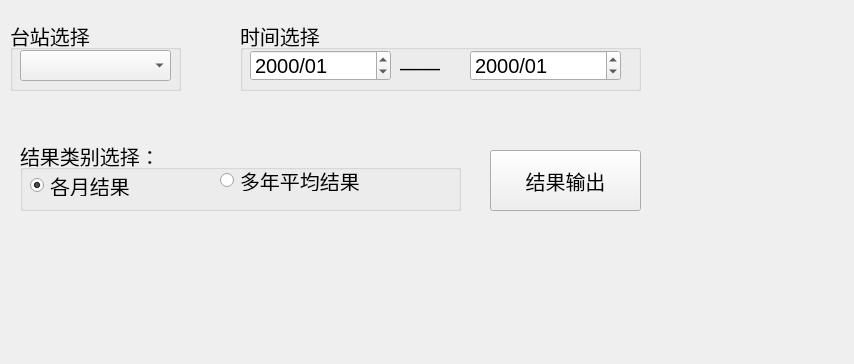
<?xml version="1.0" encoding="UTF-8"?>
<ui version="4.0">
 <class>Form</class>
 <widget class="QWidget" name="Form">
  <property name="windowModality">
   <enum>Qt::NonModal</enum>
  </property>
  <property name="enabled">
   <bool>true</bool>
  </property>
  <property name="geometry">
   <rect>
    <x>0</x>
    <y>0</y>
    <width>854</width>
    <height>364</height>
   </rect>
  </property>
  <property name="font">
   <font>
    <pointsize>15</pointsize>
   </font>
  </property>
  <property name="windowTitle">
   <string>风向频率玫瑰图 绘制</string>
  </property>
  <property name="windowIcon">
   <iconset>
    <normaloff>wdp.jpg</normaloff>wdp.jpg</iconset>
  </property>
  <widget class="QGroupBox" name="groupBox">
   <property name="geometry">
    <rect>
     <x>10</x>
     <y>20</y>
     <width>171</width>
     <height>71</height>
    </rect>
   </property>
   <property name="font">
    <font>
     <pointsize>15</pointsize>
    </font>
   </property>
   <property name="title">
    <string>台站选择</string>
   </property>
   <widget class="QComboBox" name="StSelect">
    <property name="geometry">
     <rect>
      <x>10</x>
      <y>30</y>
      <width>151</width>
      <height>31</height>
     </rect>
    </property>
    <property name="font">
     <font>
      <pointsize>15</pointsize>
     </font>
    </property>
   </widget>
  </widget>
  <widget class="QGroupBox" name="groupBox_2">
   <property name="geometry">
    <rect>
     <x>240</x>
     <y>20</y>
     <width>401</width>
     <height>71</height>
    </rect>
   </property>
   <property name="font">
    <font>
     <pointsize>15</pointsize>
    </font>
   </property>
   <property name="title">
    <string>时间选择</string>
   </property>
   <widget class="QDateEdit" name="StratDate">
    <property name="geometry">
     <rect>
      <x>10</x>
      <y>30</y>
      <width>141</width>
      <height>31</height>
     </rect>
    </property>
    <property name="maximumDateTime">
     <datetime>
      <hour>23</hour>
      <minute>59</minute>
      <second>59</second>
      <year>2099</year>
      <month>12</month>
      <day>31</day>
     </datetime>
    </property>
    <property name="minimumDateTime">
     <datetime>
      <hour>0</hour>
      <minute>0</minute>
      <second>0</second>
      <year>1950</year>
      <month>1</month>
      <day>1</day>
     </datetime>
    </property>
    <property name="displayFormat">
     <string>yyyy/MM</string>
    </property>
   </widget>
   <widget class="QDateEdit" name="EndDate">
    <property name="geometry">
     <rect>
      <x>230</x>
      <y>30</y>
      <width>151</width>
      <height>31</height>
     </rect>
    </property>
    <property name="maximumDateTime">
     <datetime>
      <hour>23</hour>
      <minute>59</minute>
      <second>59</second>
      <year>2099</year>
      <month>12</month>
      <day>31</day>
     </datetime>
    </property>
    <property name="minimumDateTime">
     <datetime>
      <hour>0</hour>
      <minute>0</minute>
      <second>0</second>
      <year>1950</year>
      <month>1</month>
      <day>1</day>
     </datetime>
    </property>
    <property name="displayFormat">
     <string>yyyy/MM</string>
    </property>
   </widget>
   <widget class="QLabel" name="label">
    <property name="geometry">
     <rect>
      <x>160</x>
      <y>40</y>
      <width>41</width>
      <height>16</height>
     </rect>
    </property>
    <property name="text">
     <string>——</string>
    </property>
   </widget>
  </widget>
  <widget class="QGroupBox" name="groupBox_3">
   <property name="geometry">
    <rect>
     <x>20</x>
     <y>140</y>
     <width>441</width>
     <height>71</height>
    </rect>
   </property>
   <property name="font">
    <font>
     <pointsize>15</pointsize>
    </font>
   </property>
   <property name="title">
    <string>结果类别选择：</string>
   </property>
   <widget class="QRadioButton" name="EveryResult">
    <property name="geometry">
     <rect>
      <x>10</x>
      <y>35</y>
      <width>131</width>
      <height>21</height>
     </rect>
    </property>
    <property name="text">
     <string>各月结果</string>
    </property>
    <property name="checkable">
     <bool>true</bool>
    </property>
    <property name="checked">
     <bool>true</bool>
    </property>
   </widget>
   <widget class="QRadioButton" name="AveResult">
    <property name="geometry">
     <rect>
      <x>200</x>
      <y>30</y>
      <width>211</width>
      <height>21</height>
     </rect>
    </property>
    <property name="text">
     <string>多年平均结果</string>
    </property>
   </widget>
  </widget>
  <widget class="QPushButton" name="ResultBotton">
   <property name="geometry">
    <rect>
     <x>490</x>
     <y>150</y>
     <width>151</width>
     <height>61</height>
    </rect>
   </property>
   <property name="font">
    <font>
     <pointsize>15</pointsize>
    </font>
   </property>
   <property name="text">
    <string>结果输出</string>
   </property>
  </widget>
 </widget>
 <resources/>
 <connections/>
</ui>
